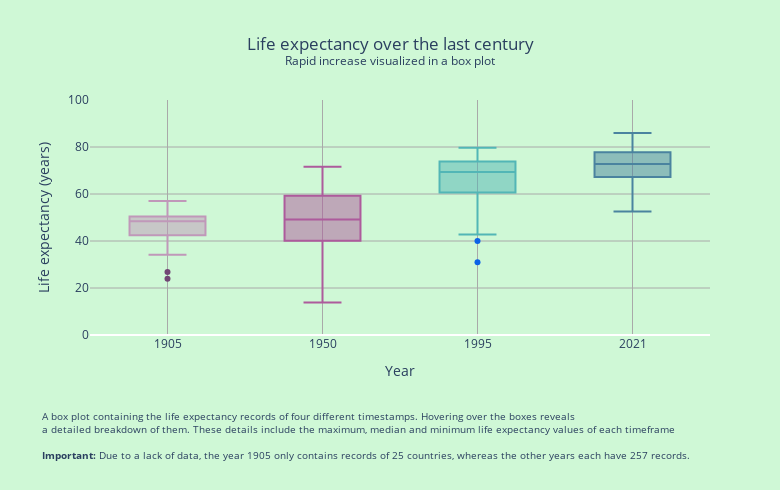

The notebook cell saved with this chart:
### Code cell
df = pd.read_csv('datasets/life_merged_1900_pivot.csv')

fig = go.Figure()

fig.add_trace(go.Box(y=df['1905'], name='1905',
                     line=dict(color='#c098b9'),
                     marker=dict(color='#714674')))

fig.add_trace(go.Box(y=df['1950'], name='1950',
                     line=dict(color='#ad5b9c'),
                     marker=dict(color='#432371')))
fig.add_trace(go.Box(y=df['1995'], name='1995',
                     line=dict(color='#52b6b6'),
                     marker=dict(color='#0C63E7')))
fig.add_trace(go.Box(y=df['2021'], name='2021',
                     line=dict(color='#4a839f'),
                     marker=dict(color='#0D41E1')))

fig.update_layout(
  title='Life expectancy over the last century<br><sup>Rapid increase visualized in a box plot</sup>', title_x=0.5,
  plot_bgcolor='#cff8d6',  
  paper_bgcolor='#cff8d6',
  margin={'l': 90, 'b': 155, 'r': 70, 't': 100},
  xaxis=dict(title='Year',
             gridcolor='darkgrey',
             gridwidth=1),
  yaxis=dict(title='Life expectancy (years)',
             gridcolor='darkgrey',
             gridwidth=1,
             range=[0, 100]),
  showlegend=False,
  height=490,
  width=780
)

fig.add_annotation(x=-0.08, y=-0.55,
                   showarrow=False,
                   xref='paper', yref='paper',
                   xanchor='left', yanchor='bottom',
                   align='left',
                   text='A box plot containing the life expectancy records of four different timestamps. Hovering over the boxes reveals<br>' +
                   'a detailed breakdown of them. These details include the maximum, median and minimum life expectancy values of each timeframe<br><br>' +
                   '<b>Important:</b> Due to a lack of data, the year 1905 only contains records of 25 countries, whereas the other years each have 257 records.',
      font=dict(
        size=10
      ))

fig.show()

### Figure 1 — Plotly figure (JSON) as saved in the notebook; plotly's stock layout.template omitted (floating-point values rounded to 4 significant figures; data arrays with more than 128 entries replaced by an {"elided": "..."} marker saying what was removed)
{"data": [{"line": {"color": "#c098b9"}, "marker": {"color": "#714674"}, "name": "1905", "type": "box", "y": {"elided": "259 float values"}}, {"line": {"color": "#ad5b9c"}, "marker": {"color": "#432371"}, "name": "1950", "type": "box", "y": {"elided": "259 float values"}}, {"line": {"color": "#52b6b6"}, "marker": {"color": "#0C63E7"}, "name": "1995", "type": "box", "y": {"elided": "259 float values"}}, {"line": {"color": "#4a839f"}, "marker": {"color": "#0D41E1"}, "name": "2021", "type": "box", "y": {"elided": "259 float values"}}], "layout": {"annotations": [{"align": "left", "font": {"size": 10}, "showarrow": false, "text": "A box plot containing the life expectancy records of four different timestamps. Hovering over the boxes reveals<br>a detailed breakdown of them. These details include the maximum, median and minimum life expectancy values of each timeframe<br><br><b>Important:</b> Due to a lack of data, the year 1905 only contains records of 25 countries, whereas the other years each have 257 records.", "x": -0.08, "xanchor": "left", "xref": "paper", "y": -0.55, "yanchor": "bottom", "yref": "paper"}], "height": 490, "margin": {"b": 155, "l": 90, "r": 70, "t": 100}, "paper_bgcolor": "#cff8d6", "plot_bgcolor": "#cff8d6", "showlegend": false, "title": {"text": "Life expectancy over the last century<br><sup>Rapid increase visualized in a box plot</sup>", "x": 0.5}, "width": 780, "xaxis": {"gridcolor": "darkgrey", "gridwidth": 1, "title": {"text": "Year"}}, "yaxis": {"gridcolor": "darkgrey", "gridwidth": 1, "range": [0, 100], "title": {"text": "Life expectancy (years)"}}}}
